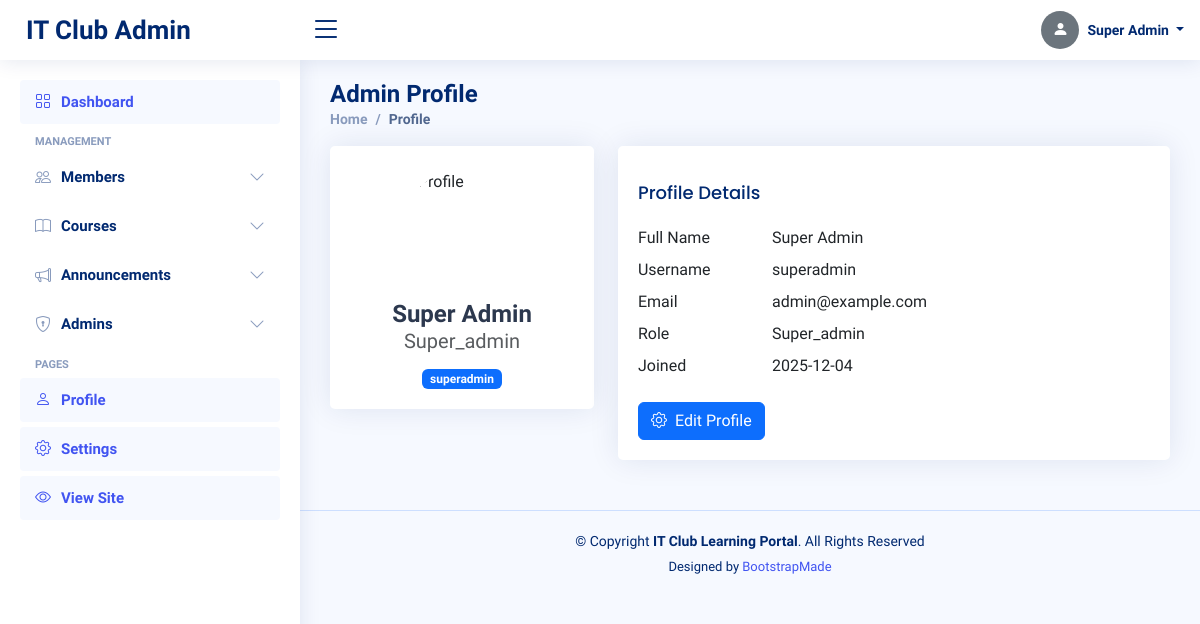
Before: /admin/profile (signed in) with the older database file.
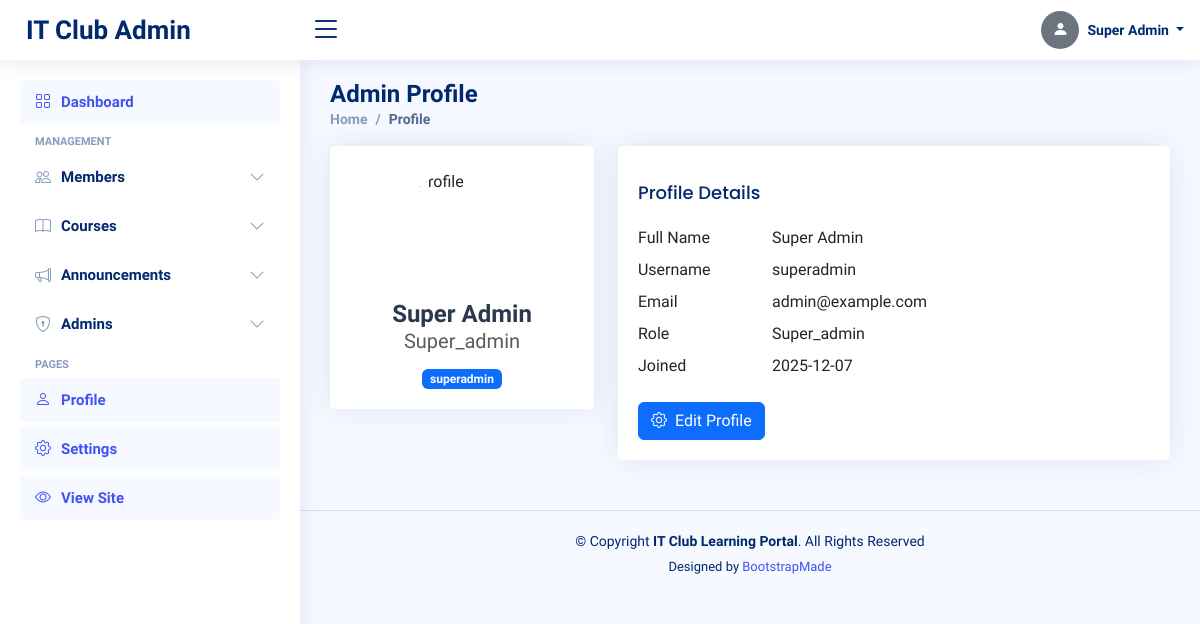
After: the same page with the newer database file.
### tables this page shows
CREATE TABLE admins (
        id INTEGER PRIMARY KEY AUTOINCREMENT,
        full_name TEXT NOT NULL,
        username TEXT UNIQUE NOT NULL,
        email TEXT UNIQUE NOT NULL,
        password TEXT NOT NULL,
        role TEXT NOT NULL,
        created_at TIMESTAMP DEFAULT CURRENT_TIMESTAMP
    , profile_picture TEXT);

### app.py (the view)
@app.route('/admin/profile')
@admin_required
def admin_profile():
    db = get_db()
    admin_id = session['admin_id']
    admin_row = db.execute('SELECT * FROM admins WHERE id = ?', (admin_id,)).fetchone()
    admin = row_to_dict(admin_row)
    if admin:
        admin['profile_picture'] = resolve_media_path(admin.get('profile_picture'))
    return render_template('admin/admin_profile.html', admin=admin)

### app.py (called while the page is built)
def get_db():
    if 'db' not in g:
        g.db = sqlite3.connect(app.config['DATABASE'])
        g.db.row_factory = sqlite3.Row
    return g.db

def admin_required(f):
    @functools.wraps(f)
    def decorated(*args, **kwargs):
        if 'admin_id' not in session:
            flash('Admin login required.', 'error')
            return redirect(url_for('admin_login'))
        return f(*args, **kwargs)
    return decorated

def row_to_dict(row):
	if row is None:
		return None
	try:
		return {k: row[k] for k in row.keys()}
	except Exception:
		try:
			return dict(row)
		except Exception:
			return row

def resolve_media_path(val):
	if not val:
		return None
	val = str(val)
	if val.startswith('http://') or val.startswith('https://') or val.startswith('/'):
		return val
	return url_for('static', filename=val)

### templates/admin/admin_profile.html (shortened to what the changed rows need)
<!DOCTYPE html>
<html lang="en">
<head>
  <link href="{{ url_for('static', filename='vendor/bootstrap/css/bootstrap.min.css') }}" rel="stylesheet">
  <link href="{{ url_for('static', filename='vendor/bootstrap-icons/bootstrap-icons.css') }}" rel="stylesheet">
  <link href="{{ url_for('static', filename='vendor/boxicons/css/boxicons.min.css') }}" rel="stylesheet">
  <link href="{{ url_for('static', filename='vendor/quill/quill.snow.css') }}" rel="stylesheet">
  <link href="{{ url_for('static', filename='vendor/quill/quill.bubble.css') }}" rel="stylesheet">
  <link href="{{ url_for('static', filename='vendor/remixicon/remixicon.css') }}" rel="stylesheet">
  <link href="{{ url_for('static', filename='vendor/simple-datatables/style.css') }}" rel="stylesheet">
  <link href="{{ url_for('static', filename='css/style.css') }}" rel="stylesheet">
</head>
<body>
  <header id="header" class="header fixed-top d-flex align-items-center">
    <nav class="header-nav ms-auto">
      <ul class="d-flex align-items-center">
        <li class="nav-item dropdown pe-3">
          <a class="nav-link nav-profile d-flex align-items-center pe-0" href="#" data-bs-toggle="dropdown">
            {% set _avatar_src = None %}
            {% if admin and admin.profile_picture %}
              {% if admin.profile_picture.startswith('http') or admin.profile_picture.startswith('/') %}
                {% set _avatar_src = admin.profile_picture %}
              {% else %}
                {% set _avatar_src = url_for('static', filename=admin.profile_picture) %}
              {% endif %}
            {% endif %}
            {% if _avatar_src %}
              <img src="{{ _avatar_src }}" alt="Profile" class="rounded-circle">
            {% else %}
              <div class="rounded-circle bg-secondary d-flex align-items-center justify-content-center" style="width:38px;height:38px;">
                <i class="bi bi-person-fill text-white"></i>
              </div>
            {% endif %}
            <span class="d-none d-md-block dropdown-toggle ps-2">
              {{ session.get('admin_name', 'Admin') }}
            </span>
          </a>
        </li>
      </ul>
    </nav>
  </header>
  <main id="main" class="main">
    <div class="pagetitle">
      <h1>Admin Profile</h1>
    </div>
    <section class="section profile">
      <div class="row">
        <div class="col-xl-4">
          <div class="card">
            <div class="card-body profile-card pt-4 d-flex flex-column align-items-center">
              {% if admin and admin.profile_picture %}
                {% if admin.profile_picture.startswith('http') or admin.profile_picture.startswith('/') %}
                  <img src="{{ admin.profile_picture }}" alt="Profile" class="rounded-circle" style="width:120px;height:120px;object-fit:cover;">
                {% else %}
                  <img src="{{ url_for('static', filename=admin.profile_picture) }}" alt="Profile" class="rounded-circle" style="width:120px;height:120px;object-fit:cover;">
                {% endif %}
              {% else %}
                <img src="{{ url_for('static', filename='img/profile-img.jpg') }}" alt="Profile" class="rounded-circle" style="width:120px;height:120px;object-fit:cover;">
              {% endif %}
              <h2>{{ admin.full_name }}</h2>
              <h5 class="text-muted">{{ admin.role|title }}</h5>
              <span class="badge bg-primary mt-2">{{ admin.username }}</span>
            </div>
          </div>
        </div>
        <div class="col-xl-8">
          <div class="card">
            <div class="card-body pt-3">
              <div class="row mb-2">
                <div class="col-lg-3 col-md-4 label">Full Name</div>
                <div class="col-lg-9 col-md-8">{{ admin.full_name }}</div>
              </div>
              <div class="row mb-2">
                <div class="col-lg-3 col-md-4 label">Username</div>
                <div class="col-lg-9 col-md-8">{{ admin.username }}</div>
              </div>
              <div class="row mb-2">
                <div class="col-lg-3 col-md-4 label">Email</div>
                <div class="col-lg-9 col-md-8">{{ admin.email }}</div>
              </div>
              <div class="row mb-2">
                <div class="col-lg-3 col-md-4 label">Role</div>
                <div class="col-lg-9 col-md-8">{{ admin.role|title }}</div>
              </div>
              <div class="row mb-2">
                <div class="col-lg-3 col-md-4 label">Joined</div>
                <div class="col-lg-9 col-md-8">{{ admin.created_at[:10] if admin.created_at else 'N/A' }}</div>
              </div>
            </div>
          </div>
        </div>
      </div>
    </section>
  </main>
</body>
</html>

Changed rows visible on the page:
changed admins "Super Admin": created_at "2025-12-04" → "2025-12-07"
